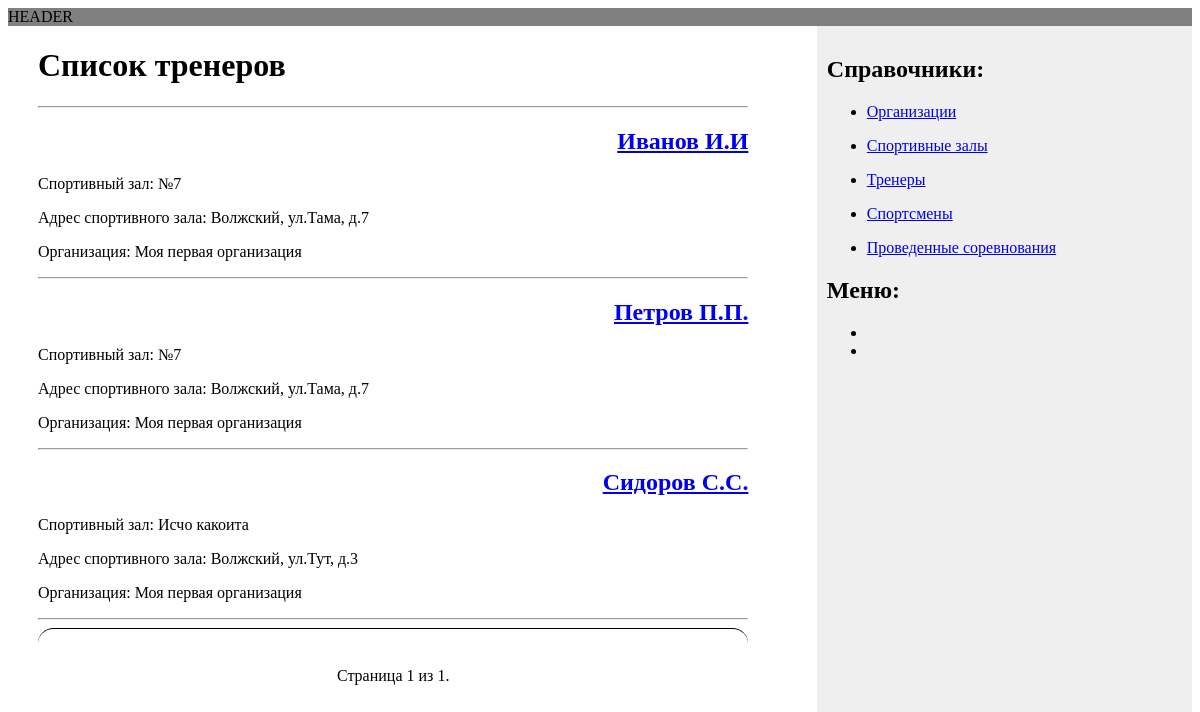
The app's page /tournament/coach/ with its own data.
### tournament/models.py (models this page shows, shortened)
class Coach(models.Model):
    last_name = models.CharField(verbose_name='Фамилия', max_length=25)  # Ф
    first_name = models.CharField(verbose_name='Имя', max_length=25)  # И
    middle_name = models.CharField(verbose_name='Отчество', max_length=25)  # О
    short_name = models.CharField(verbose_name='Фамилия и инициалы', max_length=25)
    slug = models.SlugField(verbose_name='Алиас', max_length=250)
    gym = models.ForeignKey(Gym,
                            verbose_name='Спортивный зал',
                            on_delete=models.PROTECT,
                            related_name='coaches')
    objects = models.Manager()
    class Meta:
        verbose_name = 'Тренер'
        verbose_name_plural = 'Тренеры'
        ordering = ('last_name', 'first_name', 'middle_name',)
    def get_absolute_url(self):
        return reverse('tournament:coach_detail',
                       args=[self.slug])

class Gym(models.Model):
    STATUS_CHOICES = (
        ('active', 'Действующий'),
        ('closed', 'Закрытый'),
    )
    organization = models.ForeignKey(Organization,
                                     verbose_name='Организация',
                                     on_delete=models.PROTECT,
                                     related_name='gyms')
    name = models.CharField(verbose_name='Полное наименование', max_length=100, unique=True)
    short_name = models.CharField(verbose_name='Сокращенное наименование', max_length=100)
    address = models.CharField(verbose_name='Адрес', max_length=150)
    slug = models.SlugField(verbose_name='Алиас', max_length=100)
    status = models.CharField(
        verbose_name='Статус',
        max_length=15,
        choices=STATUS_CHOICES,
        default='active'
    )
    objects = models.Manager()
    active = ActiveGymManager()
    class Meta:
        verbose_name = 'Спорт. зал'
        verbose_name_plural = 'Спорт. залы'
        ordering = ('short_name',)

class Organization(models.Model):
    STATUS_CHOICES = (
        ('active', 'Действующая'),
        ('not_exist', 'Не существует'),
    )
    name = models.CharField(verbose_name='Полное наименование', max_length=100, unique=True)
    short_name = models.CharField(verbose_name='Сокращенное наименование', max_length=50)
    address = models.CharField(verbose_name='Адрес', max_length=150)
    slug = models.SlugField(verbose_name='Алиас', max_length=100)
    status = models.CharField(
        verbose_name='Статус',
        max_length=15,
        choices=STATUS_CHOICES,
        default='active'
    )
    objects = models.Manager()
    active = ActiveOrganizationManager()
    class Meta:
        verbose_name = 'Организация'
        verbose_name_plural = 'Организации'
        ordering = ('short_name',)

### tournament/views.py (the view)
# urls.py: path('coach/', views.CoachListView.as_view(), name='coach_list'),
class CoachListView(ListView):
    queryset = Coach.objects.all()
    context_object_name = 'coaches'
    paginate_by = 4
    template_name = 'coach/list.html'

### tournament/templates/coach/list.html (shortened to what this page needs)
{% extends 'tournament/base.html' %}
{% block content %}
    <h1>Список тренеров</h1>
    <hr>
    {% for coach in coaches %}
        <h2 align="right">
            <a href="{{ coach.get_absolute_url }}">{{ coach.short_name }}</a>
        </h2>
        <p>Спортивный зал: {{ coach.gym.short_name }}</p>
        <p>Адрес спортивного зала: {{ coach.gym.address }}</p>
        <p>Организация: {{ coach.gym.organization.short_name }}</p>
        <hr>
    {% endfor %}
    {% include 'tournament/pagination.html' with page=page_obj %}
{% endblock %}

### tournament/static/css/mystyle.css (style rules this page uses)
html { height: 100%; width: 100%; }
body { display: flex; flex-direction: column; height: 100%; }

### records on screen
Coach: short_name "Иванов И.И", gym.short_name "№7", gym.address "Волжский, ул.Тама, д.7", gym.organization.short_name "Моя первая организация"
Coach: short_name "Петров П.П.", gym.short_name "№7", gym.address "Волжский, ул.Тама, д.7", gym.organization.short_name "Моя первая организация"
Coach: short_name "Сидоров С.С.", gym.short_name "Исчо какоита", gym.address "Волжский, ул.Тут, д.3", gym.organization.short_name "Моя первая организация"

### other values on screen
{{ page.number }} "1"
{{ page.paginator.num_pages }} "1"
